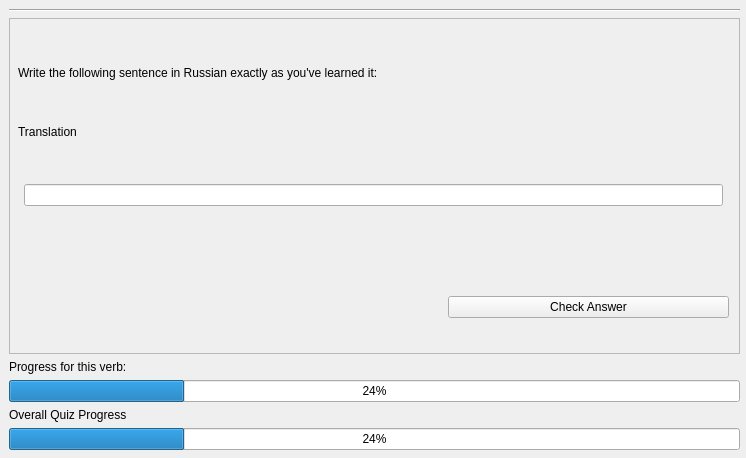
<?xml version="1.0" encoding="UTF-8"?>
<ui version="4.0">
 <class>QrusKeyVerbQuizWindow</class>
 <widget class="QWidget" name="QrusKeyVerbQuizWindow">
  <property name="geometry">
   <rect>
    <x>0</x>
    <y>0</y>
    <width>746</width>
    <height>458</height>
   </rect>
  </property>
  <property name="windowTitle">
   <string>RusKey Verb Quiz</string>
  </property>
  <widget class="QWidget" name="gridLayoutWidget">
   <property name="geometry">
    <rect>
     <x>9</x>
     <y>9</y>
     <width>731</width>
     <height>441</height>
    </rect>
   </property>
   <layout class="QGridLayout" name="gridLayout">
    <item row="5" column="0">
     <widget class="QProgressBar" name="progressBar_2">
      <property name="value">
       <number>24</number>
      </property>
     </widget>
    </item>
    <item row="2" column="0">
     <widget class="QLabel" name="label">
      <property name="sizePolicy">
       <sizepolicy hsizetype="Preferred" vsizetype="Fixed">
        <horstretch>0</horstretch>
        <verstretch>0</verstretch>
       </sizepolicy>
      </property>
      <property name="text">
       <string>Progress for this verb:</string>
      </property>
     </widget>
    </item>
    <item row="4" column="0">
     <widget class="QLabel" name="label_2">
      <property name="sizePolicy">
       <sizepolicy hsizetype="Preferred" vsizetype="Fixed">
        <horstretch>0</horstretch>
        <verstretch>0</verstretch>
       </sizepolicy>
      </property>
      <property name="text">
       <string>Overall Quiz Progress</string>
      </property>
     </widget>
    </item>
    <item row="0" column="0">
     <widget class="Line" name="line">
      <property name="orientation">
       <enum>Qt::Horizontal</enum>
      </property>
     </widget>
    </item>
    <item row="3" column="0">
     <widget class="QProgressBar" name="progressBar">
      <property name="value">
       <number>24</number>
      </property>
     </widget>
    </item>
    <item row="1" column="0">
     <widget class="QFrame" name="frame">
      <property name="frameShape">
       <enum>QFrame::StyledPanel</enum>
      </property>
      <property name="frameShadow">
       <enum>QFrame::Raised</enum>
      </property>
      <widget class="QWidget" name="gridLayoutWidget_2">
       <property name="geometry">
        <rect>
         <x>9</x>
         <y>9</y>
         <width>711</width>
         <height>221</height>
        </rect>
       </property>
       <layout class="QGridLayout" name="gridLayout_2">
        <item row="0" column="1" colspan="3">
         <widget class="QLabel" name="label_4">
          <property name="sizePolicy">
           <sizepolicy hsizetype="Preferred" vsizetype="Fixed">
            <horstretch>0</horstretch>
            <verstretch>0</verstretch>
           </sizepolicy>
          </property>
          <property name="text">
           <string>Write the following sentence in Russian exactly as you've learned it:</string>
          </property>
         </widget>
        </item>
        <item row="2" column="2">
         <widget class="QLineEdit" name="lineEdit"/>
        </item>
        <item row="1" column="1" colspan="3">
         <widget class="QLabel" name="label_6">
          <property name="sizePolicy">
           <sizepolicy hsizetype="Preferred" vsizetype="Fixed">
            <horstretch>0</horstretch>
            <verstretch>0</verstretch>
           </sizepolicy>
          </property>
          <property name="text">
           <string>Translation</string>
          </property>
         </widget>
        </item>
       </layout>
      </widget>
      <widget class="QWidget" name="gridLayoutWidget_3">
       <property name="geometry">
        <rect>
         <x>439</x>
         <y>259</y>
         <width>281</width>
         <height>61</height>
        </rect>
       </property>
       <layout class="QGridLayout" name="gridLayout_3">
        <item row="0" column="0">
         <widget class="QPushButton" name="pushButton">
          <property name="text">
           <string>Check Answer</string>
          </property>
         </widget>
        </item>
       </layout>
      </widget>
     </widget>
    </item>
   </layout>
  </widget>
 </widget>
 <resources/>
 <connections/>
</ui>
